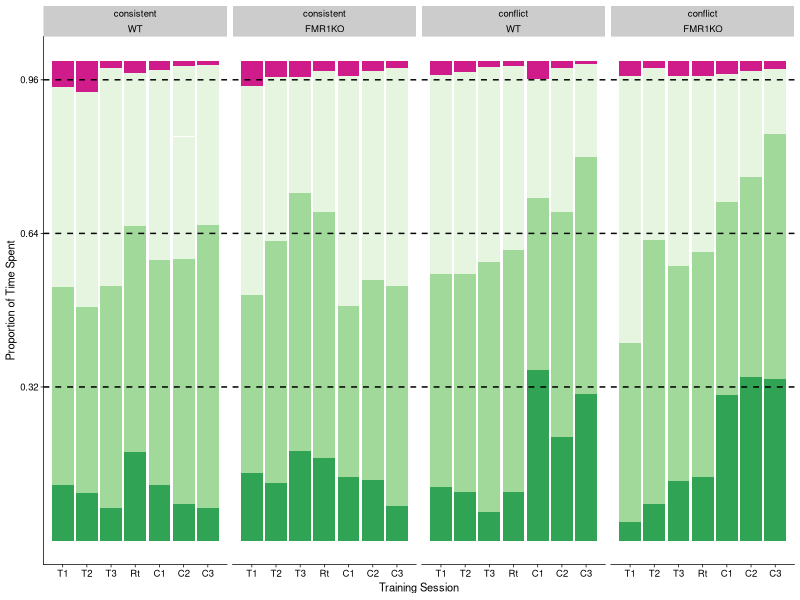
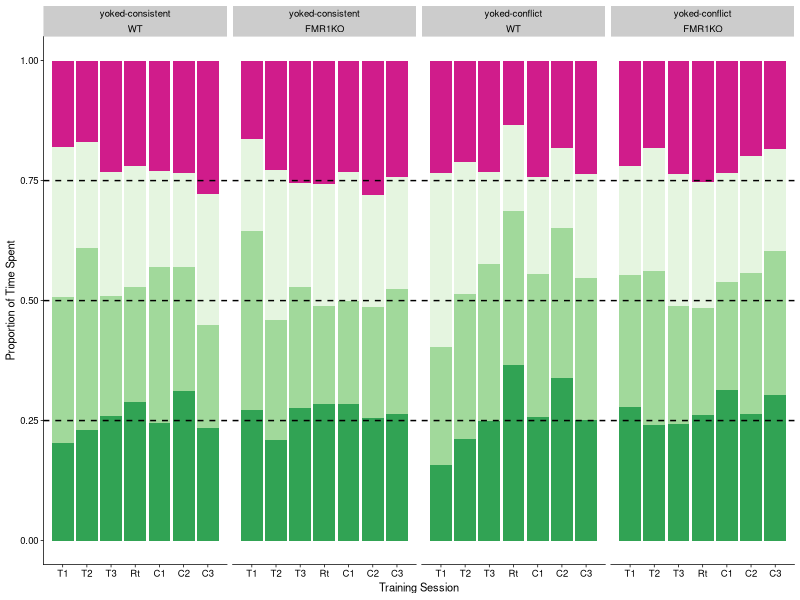
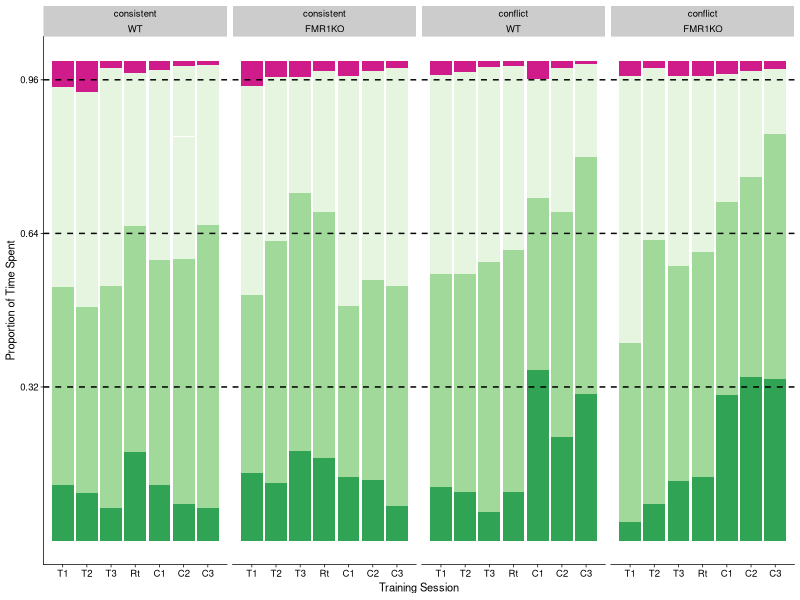
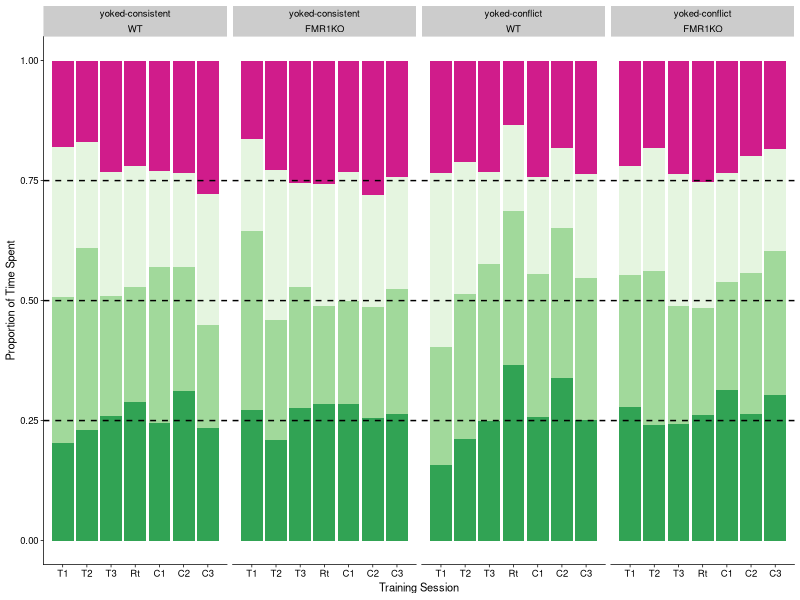

Write the R code that produced these figures, in order.
## ---- chunk 1
library(dplyr) # for subsetting data 
library(car) # for fancy ANOVA
library(ggplot2) # for plotting
library(cowplot) # for "easier"" ggplot themes
## ---- chunk 2
behavior <- read.csv("../results/behaviordata.csv", header = T)
behavior$APA2 <- factor(behavior$APA2, levels = c("yoked-consistent","consistent", "yoked-conflict","conflict")) ## relevel then rename factors treatment
behavior$Genotype <- factor(behavior$Genotype, levels = c("WT","FMR1KO")) # relevel genotype

proptime <- read.csv("../results/behaviorproptime.csv", header = T)
proptime$APA2 <- factor(proptime$APA2, levels = c("yoked-consistent","consistent", "yoked-conflict","conflict")) ## relevel then rename factors treatment
proptime$Genotype <- factor(proptime$Genotype, levels = c("WT","FMR1KO")) # relevel genotype
proptime$variable <- factor(proptime$variable, 
          levels = c("pTimeTarget", "pTimeCCW", "pTimeOPP", "pTimeCW"))
## ---- chunk 3
timespent1 <- proptime %>%
  filter(APA2 %in% c("consistent","conflict")) %>%
  filter(TrainSessionComboNum != 1, TrainSessionComboNum != 9 ) %>%
  ggplot(aes(x = TrainSessionComboNum, y = value,fill = variable)) + 
    geom_bar(position = "fill",stat = "identity") +
    scale_x_continuous(name="Training Session", 
                       breaks = c(1, 2, 3, 4, 5, 6, 7, 8, 9),
                       labels = c( "P", "T1", "T2", "T3",
                                   "Rt", "C1", "C2","C3", 
                                   "Rn")) +
  facet_wrap(~APA2*Genotype, nrow=1) +
  theme_cowplot(font_size = 8, line_size = 0.25) +  theme(legend.title=element_blank()) +
    theme(legend.position="none") +
  scale_y_continuous(name= "Proportion of Time Spent",
                     breaks = c(0.32,0.64, 0.96)) +
  scale_fill_manual(values = c("#d01c8b", "#e5f5e0" ,"#a1d99b", "#31a354")) + 
  geom_hline(yintercept=c(0.32,0.64, 0.96), color="black" , linetype="dashed") 
timespent1

timespent2 <- proptime %>%
  filter(APA2 %in% c("yoked-consistent","yoked-conflict")) %>%
    filter(TrainSessionComboNum != 1, TrainSessionComboNum != 9 ) %>%
  ggplot(aes(x = TrainSessionComboNum, y = value,fill = variable)) + 
    geom_bar(position = "fill",stat = "identity") +
    scale_x_continuous(name="Training Session", 
                       breaks = c(1, 2, 3, 4, 5, 6, 7, 8, 9),
                       labels = c( "P", "T1", "T2", "T3",
                                   "Rt", "C1", "C2","C3", 
                                   "Rn")) +
  facet_wrap(~APA2*Genotype, nrow=1) +
  theme_cowplot(font_size = 8, line_size = 0.25) +
  theme(legend.title=element_blank()) +
  theme(legend.position="none") +
  scale_y_continuous(name= "Proportion of Time Spent") +
  scale_fill_manual(values = c("#d01c8b", "#e5f5e0" ,"#a1d99b", "#31a354")) + 
  geom_hline(yintercept=c(0.25,0.50, 0.75), color="black" , linetype="dashed")
timespent2

pdf(file="../figures/01_behavior/timespent1.pdf", width=6, height=2.25)
plot(timespent1)
dev.off()

pdf(file="../figures/01_behavior/timespent2.pdf", width=6, height=2.25)
plot(timespent2)
dev.off()
## ---- chunk 4
PathNumStats <- behavior  %>% 
  filter(TrainSessionComboNum != "1", TrainSessionComboNum != "9") 
summary(aov(pTimeTarget ~  APA2 * Genotype, data=PathNumStats))
summary(aov(pTimeOPP ~  APA2 * Genotype, data=PathNumStats))
summary(aov(pTimeTarget ~  APA2 * Genotype, data=PathNumStats))
summary(aov(pTimeCCW ~  APA2 * Genotype, data=PathNumStats))
